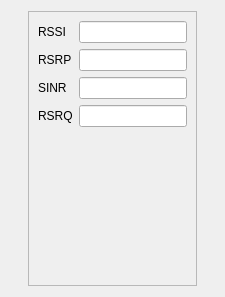
<?xml version="1.0" encoding="UTF-8"?>
<ui version="4.0">
 <class>MainBox</class>
 <widget class="QWidget" name="MainBox">
  <property name="geometry">
   <rect>
    <x>0</x>
    <y>0</y>
    <width>225</width>
    <height>297</height>
   </rect>
  </property>
  <property name="windowTitle">
   <string>Dialog</string>
  </property>
  <layout class="QHBoxLayout" name="horizontalLayout">
   <item>
    <layout class="QHBoxLayout" name="serial_layout"/>
   </item>
   <item>
    <widget class="QFrame" name="frame">
     <property name="sizePolicy">
      <sizepolicy hsizetype="Fixed" vsizetype="Preferred">
       <horstretch>0</horstretch>
       <verstretch>0</verstretch>
      </sizepolicy>
     </property>
     <property name="frameShape">
      <enum>QFrame::StyledPanel</enum>
     </property>
     <property name="frameShadow">
      <enum>QFrame::Raised</enum>
     </property>
     <layout class="QVBoxLayout" name="verticalLayout_2">
      <item>
       <layout class="QGridLayout" name="gridLayout">
        <item row="1" column="0">
         <widget class="QLabel" name="label_2">
          <property name="text">
           <string>RSRP</string>
          </property>
         </widget>
        </item>
        <item row="0" column="0">
         <widget class="QLabel" name="label">
          <property name="text">
           <string>RSSI</string>
          </property>
         </widget>
        </item>
        <item row="2" column="0">
         <widget class="QLabel" name="label_3">
          <property name="text">
           <string>SINR</string>
          </property>
         </widget>
        </item>
        <item row="3" column="0">
         <widget class="QLabel" name="label_4">
          <property name="text">
           <string>RSRQ</string>
          </property>
         </widget>
        </item>
        <item row="1" column="1">
         <widget class="QLineEdit" name="le_rsrp"/>
        </item>
        <item row="0" column="1">
         <widget class="QLineEdit" name="le_rssi"/>
        </item>
        <item row="2" column="1">
         <widget class="QLineEdit" name="le_sinr"/>
        </item>
        <item row="3" column="1">
         <widget class="QLineEdit" name="le_rsrq"/>
        </item>
       </layout>
      </item>
      <item>
       <spacer name="verticalSpacer">
        <property name="orientation">
         <enum>Qt::Vertical</enum>
        </property>
        <property name="sizeHint" stdset="0">
         <size>
          <width>20</width>
          <height>40</height>
         </size>
        </property>
       </spacer>
      </item>
     </layout>
    </widget>
   </item>
  </layout>
 </widget>
 <resources/>
 <connections/>
</ui>
